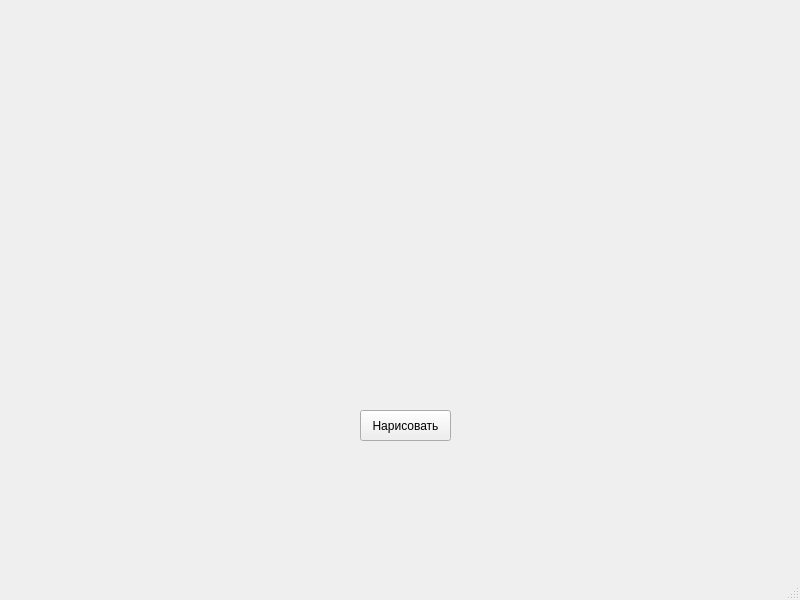
<?xml version="1.0" encoding="UTF-8"?>
<ui version="4.0">
 <class>MainWindow</class>
 <widget class="QMainWindow" name="MainWindow">
  <property name="geometry">
   <rect>
    <x>0</x>
    <y>0</y>
    <width>800</width>
    <height>600</height>
   </rect>
  </property>
  <property name="windowTitle">
   <string>MainWindow</string>
  </property>
  <widget class="QWidget" name="centralwidget">
   <widget class="QPushButton" name="pushButton">
    <property name="geometry">
     <rect>
      <x>360</x>
      <y>410</y>
      <width>91</width>
      <height>31</height>
     </rect>
    </property>
    <property name="text">
     <string>Нарисовать</string>
    </property>
   </widget>
  </widget>
  <widget class="QStatusBar" name="statusbar"/>
 </widget>
 <resources/>
 <connections/>
</ui>
